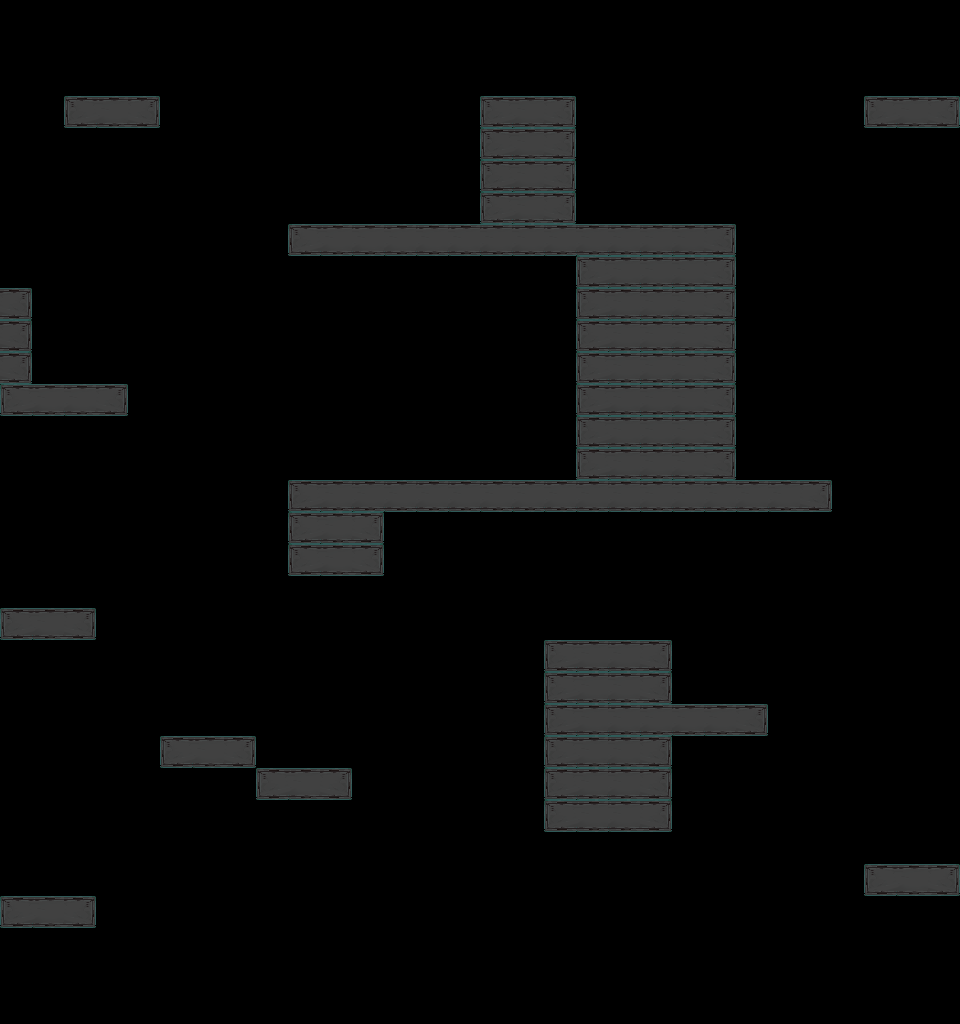

The image is a tile-based game level rendered from a .tmx file. Its description and complete source (layers, tilesets, objects, tile grids) follow:
An orthogonal 30x32 tile map with 32x32 px tiles, 1 tile layer (Platforms).

<map version="1.2" tiledversion="1.3.5" orientation="orthogonal" renderorder="right-down" width="30" height="32" tilewidth="32" tileheight="32" infinite="0" nextlayerid="2" nextobjectid="1">
 <tileset firstgid="1" name="level_tileset_6" tilewidth="32" tileheight="32" tilecount="9" columns="3">
  <image source="../sprites/tiles.png" width="96" height="96" />
 </tileset>
 <layer id="1" name="Platforms" width="30" height="32">
  <data encoding="csv">
0,0,0,0,0,0,0,0,0,0,0,0,0,0,0,0,0,0,0,0,0,0,0,0,0,0,0,0,0,0,
0,0,0,0,0,0,0,0,0,0,0,0,0,0,0,0,0,0,0,0,0,0,0,0,0,0,0,0,0,0,
0,0,0,0,0,0,0,0,0,0,0,0,0,0,0,0,0,0,0,0,0,0,0,0,0,0,0,0,0,0,
0,0,4,5,6,0,0,0,0,0,0,0,0,0,0,4,5,6,0,0,0,0,0,0,0,0,0,4,5,6,
0,0,0,0,0,0,0,0,0,0,0,0,0,0,0,4,5,6,0,0,0,0,0,0,0,0,0,0,0,0,
0,0,0,0,0,0,0,0,0,0,0,0,0,0,0,4,5,6,0,0,0,0,0,0,0,0,0,0,0,0,
0,0,0,0,0,0,0,0,0,0,0,0,0,0,0,4,5,6,0,0,0,0,0,0,0,0,0,0,0,0,
0,0,0,0,0,0,0,0,0,4,5,5,5,5,5,5,5,5,5,5,5,5,6,0,0,0,0,0,0,0,
0,0,0,0,0,0,0,0,0,0,0,0,0,0,0,0,0,0,4,5,5,5,6,0,0,0,0,0,0,0,
6,0,0,0,0,0,0,0,0,0,0,0,0,0,0,0,0,0,4,5,5,5,6,0,0,0,0,0,0,0,
6,0,0,0,0,0,0,0,0,0,0,0,0,0,0,0,0,0,4,5,5,5,6,0,0,0,0,0,0,0,
6,0,0,0,0,0,0,0,0,0,0,0,0,0,0,0,0,0,4,5,5,5,6,0,0,0,0,0,0,0,
4,5,5,6,0,0,0,0,0,0,0,0,0,0,0,0,0,0,4,5,5,5,6,0,0,0,0,0,0,0,
0,0,0,0,0,0,0,0,0,0,0,0,0,0,0,0,0,0,4,5,5,5,6,0,0,0,0,0,0,0,
0,0,0,0,0,0,0,0,0,0,0,0,0,0,0,0,0,0,4,5,5,5,6,0,0,0,0,0,0,0,
0,0,0,0,0,0,0,0,0,4,5,5,5,5,5,5,5,5,5,5,5,5,5,5,5,6,0,0,0,0,
0,0,0,0,0,0,0,0,0,4,5,6,0,0,0,0,0,0,0,0,0,0,0,0,0,0,0,0,0,0,
0,0,0,0,0,0,0,0,0,4,5,6,0,0,0,0,0,0,0,0,0,0,0,0,0,0,0,0,0,0,
0,0,0,0,0,0,0,0,0,0,0,0,0,0,0,0,0,0,0,0,0,0,0,0,0,0,0,0,0,0,
4,5,6,0,0,0,0,0,0,0,0,0,0,0,0,0,0,0,0,0,0,0,0,0,0,0,0,0,0,0,
0,0,0,0,0,0,0,0,0,0,0,0,0,0,0,0,0,4,5,5,6,0,0,0,0,0,0,0,0,0,
0,0,0,0,0,0,0,0,0,0,0,0,0,0,0,0,0,4,5,5,6,0,0,0,0,0,0,0,0,0,
0,0,0,0,0,0,0,0,0,0,0,0,0,0,0,0,0,4,5,5,5,5,5,6,0,0,0,0,0,0,
0,0,0,0,0,4,5,6,0,0,0,0,0,0,0,0,0,4,5,5,6,0,0,0,0,0,0,0,0,0,
0,0,0,0,0,0,0,0,4,5,6,0,0,0,0,0,0,4,5,5,6,0,0,0,0,0,0,0,0,0,
0,0,0,0,0,0,0,0,0,0,0,0,0,0,0,0,0,4,5,5,6,0,0,0,0,0,0,0,0,0,
0,0,0,0,0,0,0,0,0,0,0,0,0,0,0,0,0,0,0,0,0,0,0,0,0,0,0,0,0,0,
0,0,0,0,0,0,0,0,0,0,0,0,0,0,0,0,0,0,0,0,0,0,0,0,0,0,0,4,5,6,
4,5,6,0,0,0,0,0,0,0,0,0,0,0,0,0,0,0,0,0,0,0,0,0,0,0,0,0,0,0,
0,0,0,0,0,0,0,0,0,0,0,0,0,0,0,0,0,0,0,0,0,0,0,0,0,0,0,0,0,0,
0,0,0,0,0,0,0,0,0,0,0,0,0,0,0,0,0,0,0,0,0,0,0,0,0,0,0,0,0,0,
0,0,0,0,0,0,0,0,0,0,0,0,0,0,0,0,0,0,0,0,0,0,0,0,0,0,0,0,0,0
</data>
 </layer>
</map>
